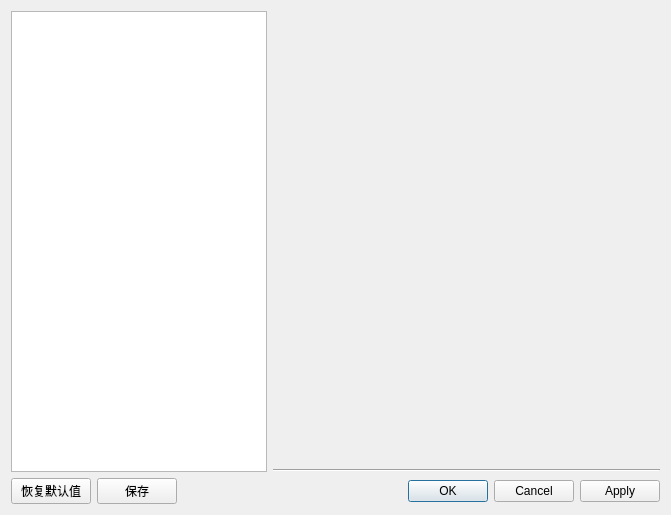
<?xml version="1.0" encoding="UTF-8"?>
<ui version="4.0">
 <class>WkfPermissionDialog</class>
 <widget class="QDialog" name="WkfPermissionDialog">
  <property name="geometry">
   <rect>
    <x>0</x>
    <y>0</y>
    <width>671</width>
    <height>515</height>
   </rect>
  </property>
  <property name="windowTitle">
   <string>权限</string>
  </property>
  <property name="modal">
   <bool>false</bool>
  </property>
  <layout class="QVBoxLayout" name="verticalLayout_2">
   <item>
    <layout class="QHBoxLayout" name="horizontalLayout">
     <item>
      <layout class="QVBoxLayout" name="verticalLayout_3">
       <item>
        <widget class="QTreeWidget" name="treeWidget">
         <property name="sizePolicy">
          <sizepolicy hsizetype="Minimum" vsizetype="Expanding">
           <horstretch>0</horstretch>
           <verstretch>0</verstretch>
          </sizepolicy>
         </property>
         <attribute name="headerVisible">
          <bool>false</bool>
         </attribute>
         <column>
          <property name="text">
           <string notr="true">1</string>
          </property>
         </column>
        </widget>
       </item>
      </layout>
     </item>
     <item>
      <layout class="QVBoxLayout" name="verticalLayout">
       <item>
        <widget class="QStackedWidget" name="stackedWidget">
         <property name="sizePolicy">
          <sizepolicy hsizetype="Preferred" vsizetype="Preferred">
           <horstretch>3</horstretch>
           <verstretch>0</verstretch>
          </sizepolicy>
         </property>
         <property name="currentIndex">
          <number>-1</number>
         </property>
        </widget>
       </item>
       <item>
        <widget class="Line" name="line">
         <property name="orientation">
          <enum>Qt::Horizontal</enum>
         </property>
        </widget>
       </item>
      </layout>
     </item>
    </layout>
   </item>
   <item>
    <layout class="QHBoxLayout" name="horizontalLayout_2">
     <item>
      <widget class="QPushButton" name="restoreButton">
       <property name="text">
        <string>恢复默认值</string>
       </property>
      </widget>
     </item>
     <item>
      <widget class="QPushButton" name="saveButton">
       <property name="text">
        <string>保存</string>
       </property>
      </widget>
     </item>
     <item>
      <widget class="QDialogButtonBox" name="buttonBox">
       <property name="standardButtons">
        <set>QDialogButtonBox::Apply|QDialogButtonBox::Cancel|QDialogButtonBox::Ok</set>
       </property>
      </widget>
     </item>
    </layout>
   </item>
  </layout>
 </widget>
 <resources/>
 <connections/>
</ui>
